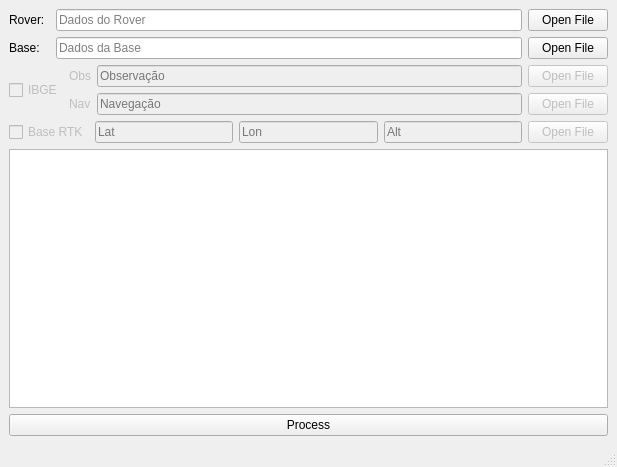
<?xml version="1.0" encoding="UTF-8"?>
<ui version="4.0">
 <class>_MainWindow</class>
 <widget class="QMainWindow" name="_MainWindow">
  <property name="geometry">
   <rect>
    <x>0</x>
    <y>0</y>
    <width>617</width>
    <height>467</height>
   </rect>
  </property>
  <property name="windowTitle">
   <string>RTKUSER</string>
  </property>
  <property name="windowIcon">
   <iconset>
    <normaloff>../../../../../../../horus/rtk2csv/icon/icon.ico</normaloff>../../../../../../../horus/rtk2csv/icon/icon.ico</iconset>
  </property>
  <widget class="QWidget" name="centralwidget">
   <layout class="QVBoxLayout" name="verticalLayout_3">
    <item>
     <layout class="QVBoxLayout" name="verticalLayout_2">
      <item>
       <layout class="QGridLayout" name="gridLayout_2">
        <item row="0" column="0">
         <widget class="QLabel" name="label">
          <property name="text">
           <string>Rover:</string>
          </property>
         </widget>
        </item>
        <item row="0" column="2">
         <widget class="QPushButton" name="hoverRawButton">
          <property name="sizePolicy">
           <sizepolicy hsizetype="Preferred" vsizetype="Maximum">
            <horstretch>0</horstretch>
            <verstretch>0</verstretch>
           </sizepolicy>
          </property>
          <property name="text">
           <string>Open File</string>
          </property>
         </widget>
        </item>
        <item row="0" column="1">
         <widget class="QLineEdit" name="hoverRawInput">
          <property name="placeholderText">
           <string>Dados do Rover</string>
          </property>
         </widget>
        </item>
        <item row="1" column="0">
         <widget class="QLabel" name="label_2">
          <property name="text">
           <string>Base:   </string>
          </property>
         </widget>
        </item>
        <item row="1" column="1">
         <widget class="QLineEdit" name="baseRawInput">
          <property name="placeholderText">
           <string>Dados da Base</string>
          </property>
         </widget>
        </item>
        <item row="1" column="2">
         <widget class="QPushButton" name="baseRawButton">
          <property name="text">
           <string>Open File</string>
          </property>
         </widget>
        </item>
       </layout>
      </item>
      <item>
       <layout class="QHBoxLayout" name="horizontalLayout_4">
        <item>
         <widget class="QCheckBox" name="checkIBGE">
          <property name="enabled">
           <bool>false</bool>
          </property>
          <property name="text">
           <string>IBGE</string>
          </property>
         </widget>
        </item>
        <item>
         <layout class="QGridLayout" name="gridLayout">
          <item row="1" column="0">
           <widget class="QLabel" name="label_4">
            <property name="enabled">
             <bool>false</bool>
            </property>
            <property name="text">
             <string>Nav</string>
            </property>
           </widget>
          </item>
          <item row="0" column="1">
           <widget class="QLineEdit" name="IBGEObsInput">
            <property name="enabled">
             <bool>false</bool>
            </property>
            <property name="placeholderText">
             <string>Observação</string>
            </property>
           </widget>
          </item>
          <item row="1" column="1">
           <widget class="QLineEdit" name="IBGENavInput">
            <property name="enabled">
             <bool>false</bool>
            </property>
            <property name="placeholderText">
             <string>Navegação</string>
            </property>
           </widget>
          </item>
          <item row="0" column="0">
           <widget class="QLabel" name="label_3">
            <property name="enabled">
             <bool>false</bool>
            </property>
            <property name="text">
             <string>Obs</string>
            </property>
           </widget>
          </item>
          <item row="0" column="2">
           <widget class="QPushButton" name="IBGEObsButton">
            <property name="enabled">
             <bool>false</bool>
            </property>
            <property name="text">
             <string>Open File</string>
            </property>
           </widget>
          </item>
          <item row="1" column="2">
           <widget class="QPushButton" name="IBGENavButton">
            <property name="enabled">
             <bool>false</bool>
            </property>
            <property name="text">
             <string>Open File</string>
            </property>
           </widget>
          </item>
         </layout>
        </item>
       </layout>
      </item>
      <item>
       <layout class="QHBoxLayout" name="horizontalLayout_5">
        <item>
         <widget class="QCheckBox" name="checkBaseRtk">
          <property name="enabled">
           <bool>false</bool>
          </property>
          <property name="text">
           <string>Base RTK</string>
          </property>
         </widget>
        </item>
        <item>
         <widget class="QLineEdit" name="baseLatInput">
          <property name="enabled">
           <bool>false</bool>
          </property>
          <property name="text">
           <string/>
          </property>
          <property name="placeholderText">
           <string>Lat</string>
          </property>
         </widget>
        </item>
        <item>
         <widget class="QLineEdit" name="baseLonInput">
          <property name="enabled">
           <bool>false</bool>
          </property>
          <property name="placeholderText">
           <string>Lon</string>
          </property>
         </widget>
        </item>
        <item>
         <widget class="QLineEdit" name="baseAltInput">
          <property name="enabled">
           <bool>false</bool>
          </property>
          <property name="placeholderText">
           <string>Alt</string>
          </property>
         </widget>
        </item>
        <item>
         <widget class="QPushButton" name="basePositionButton">
          <property name="enabled">
           <bool>false</bool>
          </property>
          <property name="text">
           <string>Open File</string>
          </property>
         </widget>
        </item>
       </layout>
      </item>
      <item>
       <widget class="QTextEdit" name="output"/>
      </item>
      <item>
       <widget class="QPushButton" name="processButton">
        <property name="text">
         <string>Process</string>
        </property>
       </widget>
      </item>
     </layout>
    </item>
   </layout>
  </widget>
  <widget class="QStatusBar" name="statusbar"/>
 </widget>
 <resources/>
 <connections/>
</ui>
